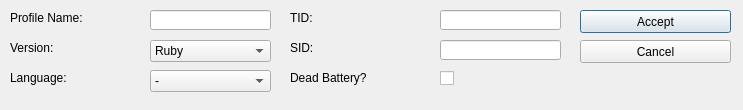
<?xml version="1.0" encoding="UTF-8"?>
<ui version="4.0">
 <class>ProfileManagerGen3NewEdit</class>
 <widget class="QDialog" name="ProfileManagerGen3NewEdit">
  <property name="geometry">
   <rect>
    <x>0</x>
    <y>0</y>
    <width>743</width>
    <height>110</height>
   </rect>
  </property>
  <property name="windowTitle">
   <string>Dialog</string>
  </property>
  <widget class="QLabel" name="labelProfile">
   <property name="geometry">
    <rect>
     <x>10</x>
     <y>10</y>
     <width>131</width>
     <height>16</height>
    </rect>
   </property>
   <property name="text">
    <string>Profile Name:</string>
   </property>
  </widget>
  <widget class="QLineEdit" name="lineEditProfile">
   <property name="geometry">
    <rect>
     <x>150</x>
     <y>10</y>
     <width>121</width>
     <height>20</height>
    </rect>
   </property>
  </widget>
  <widget class="QLabel" name="labelVersion">
   <property name="geometry">
    <rect>
     <x>10</x>
     <y>40</y>
     <width>131</width>
     <height>16</height>
    </rect>
   </property>
   <property name="text">
    <string>Version:</string>
   </property>
  </widget>
  <widget class="QComboBox" name="comboBoxVersion">
   <property name="geometry">
    <rect>
     <x>150</x>
     <y>40</y>
     <width>121</width>
     <height>22</height>
    </rect>
   </property>
   <item>
    <property name="text">
     <string>Ruby</string>
    </property>
   </item>
   <item>
    <property name="text">
     <string>Sapphire</string>
    </property>
   </item>
   <item>
    <property name="text">
     <string>Fire Red</string>
    </property>
   </item>
   <item>
    <property name="text">
     <string>Leaf Green</string>
    </property>
   </item>
   <item>
    <property name="text">
     <string>Emerald</string>
    </property>
   </item>
   <item>
    <property name="text">
     <string>XD</string>
    </property>
   </item>
   <item>
    <property name="text">
     <string>Colosseum</string>
    </property>
   </item>
  </widget>
  <widget class="QLabel" name="labelTID">
   <property name="geometry">
    <rect>
     <x>290</x>
     <y>10</y>
     <width>41</width>
     <height>16</height>
    </rect>
   </property>
   <property name="text">
    <string>TID:</string>
   </property>
  </widget>
  <widget class="QLineEdit" name="lineEditTID">
   <property name="geometry">
    <rect>
     <x>440</x>
     <y>10</y>
     <width>121</width>
     <height>20</height>
    </rect>
   </property>
  </widget>
  <widget class="QLabel" name="labelSID">
   <property name="geometry">
    <rect>
     <x>290</x>
     <y>40</y>
     <width>41</width>
     <height>16</height>
    </rect>
   </property>
   <property name="text">
    <string>SID:</string>
   </property>
  </widget>
  <widget class="QLineEdit" name="lineEditSID">
   <property name="geometry">
    <rect>
     <x>440</x>
     <y>40</y>
     <width>121</width>
     <height>20</height>
    </rect>
   </property>
  </widget>
  <widget class="QLabel" name="labelLanguage">
   <property name="geometry">
    <rect>
     <x>10</x>
     <y>70</y>
     <width>131</width>
     <height>16</height>
    </rect>
   </property>
   <property name="text">
    <string>Language:</string>
   </property>
  </widget>
  <widget class="QComboBox" name="comboBoxLanguage">
   <property name="geometry">
    <rect>
     <x>150</x>
     <y>70</y>
     <width>121</width>
     <height>22</height>
    </rect>
   </property>
   <item>
    <property name="text">
     <string>-</string>
    </property>
   </item>
   <item>
    <property name="text">
     <string>ENG</string>
    </property>
   </item>
   <item>
    <property name="text">
     <string>SPA</string>
    </property>
   </item>
   <item>
    <property name="text">
     <string>FRE</string>
    </property>
   </item>
   <item>
    <property name="text">
     <string>ITA</string>
    </property>
   </item>
   <item>
    <property name="text">
     <string>DEU</string>
    </property>
   </item>
   <item>
    <property name="text">
     <string>JPN</string>
    </property>
   </item>
  </widget>
  <widget class="QCheckBox" name="checkBoxDeadBattery">
   <property name="geometry">
    <rect>
     <x>440</x>
     <y>70</y>
     <width>16</width>
     <height>17</height>
    </rect>
   </property>
   <property name="text">
    <string/>
   </property>
  </widget>
  <widget class="QLabel" name="labelDeadBattery">
   <property name="geometry">
    <rect>
     <x>290</x>
     <y>70</y>
     <width>141</width>
     <height>16</height>
    </rect>
   </property>
   <property name="text">
    <string>Dead Battery?</string>
   </property>
  </widget>
  <widget class="QPushButton" name="pushButtonAccept">
   <property name="geometry">
    <rect>
     <x>580</x>
     <y>10</y>
     <width>151</width>
     <height>23</height>
    </rect>
   </property>
   <property name="text">
    <string>Accept</string>
   </property>
  </widget>
  <widget class="QPushButton" name="pushButtonCancel">
   <property name="geometry">
    <rect>
     <x>580</x>
     <y>40</y>
     <width>151</width>
     <height>23</height>
    </rect>
   </property>
   <property name="text">
    <string>Cancel</string>
   </property>
  </widget>
 </widget>
 <resources/>
 <connections/>
</ui>
